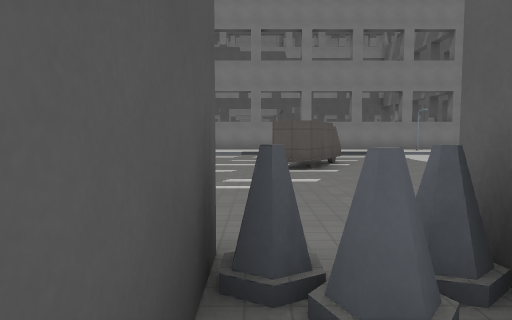
[1] (above)

20 first-person views from a walk through a Godot game level. The camera is 1.5 m above the floor, tilts 4° down and sees 70° across. The floor is counted in squares, 2 m on a side. Each view is taken from the middle of a square. On the plan, view 1 faces up. The plan holds only what a view shows up to about 11 squares ahead; the rest is blank. The place goes on beyond the plan. Flat picture figures and markers are left out. Characters and animated objects are not drawn. Some surface patterns are stand-ins.

[2]
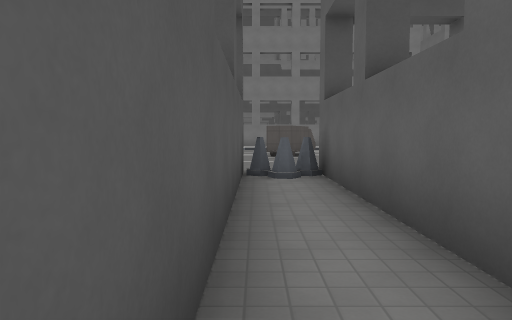

[3]
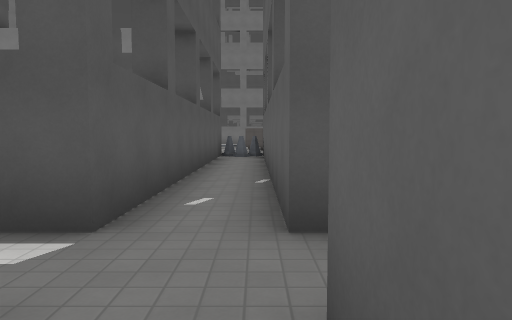

[4]
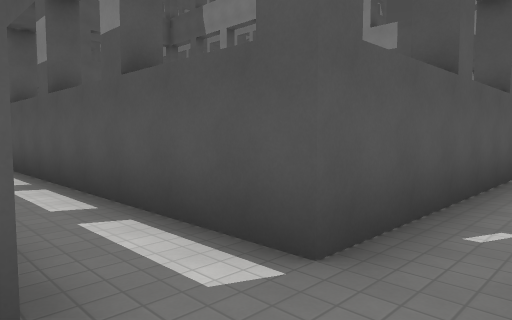

[5]
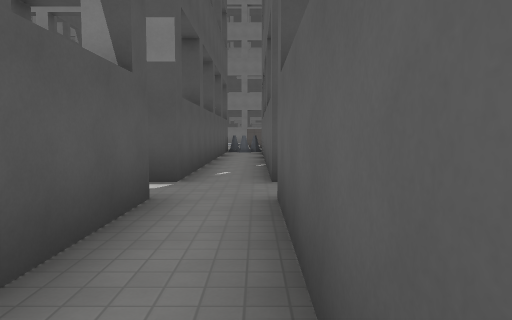

[6]
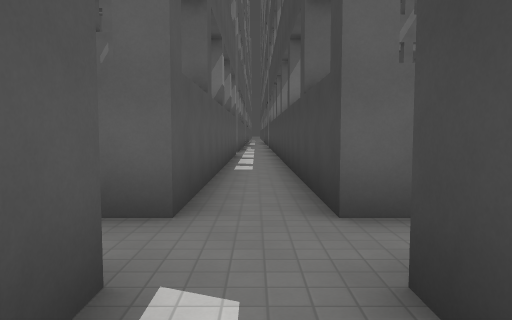

[7]
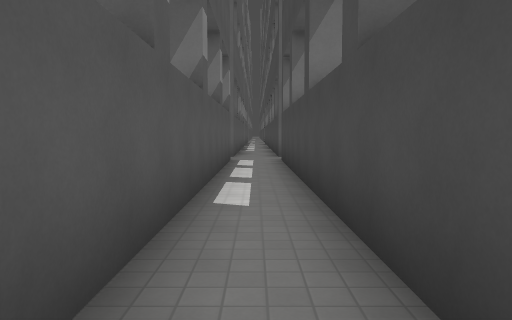

[8]
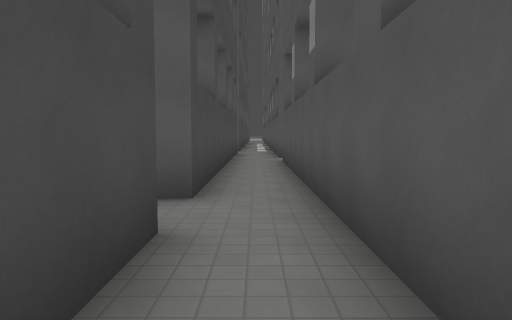

[9]
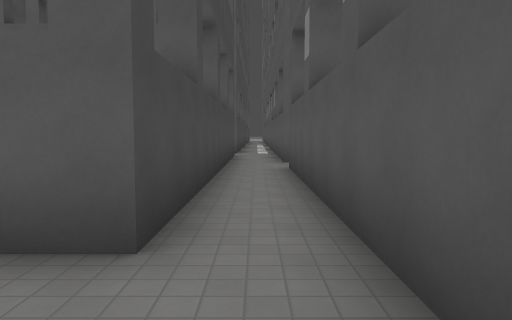

[10]
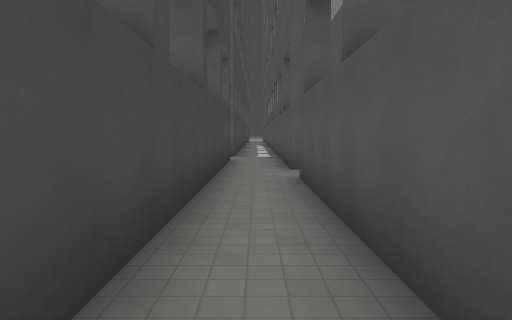

[11]
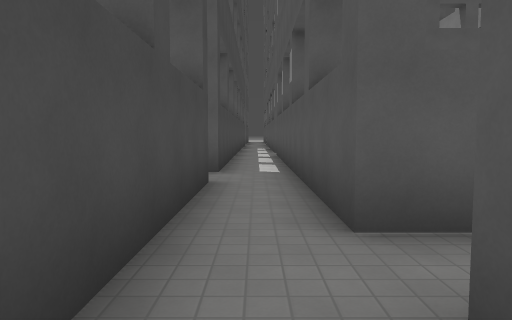

[12]
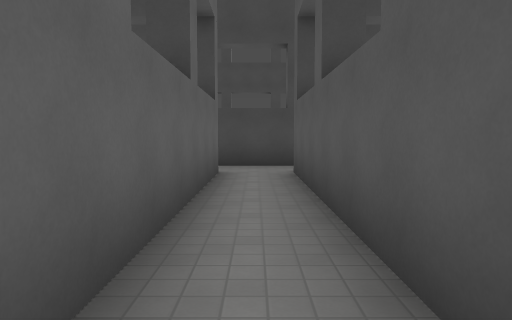

[13]
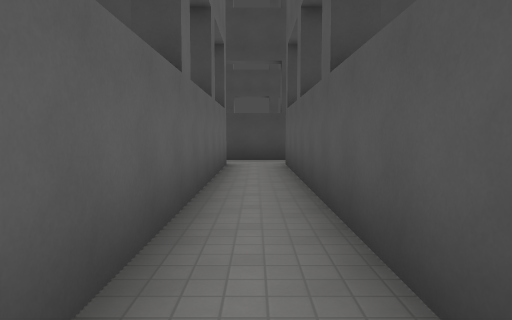

[14]
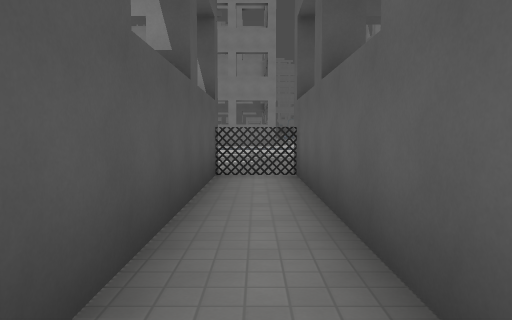

[15]
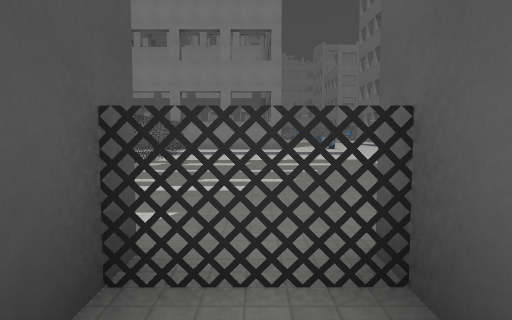

[16]
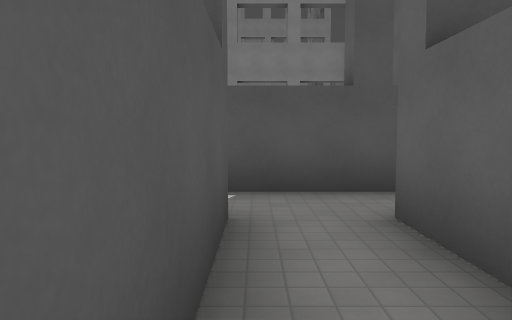

[17]
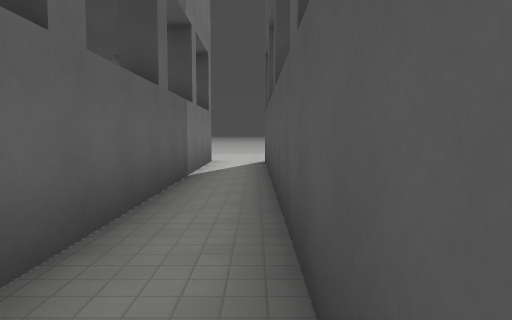

[18]
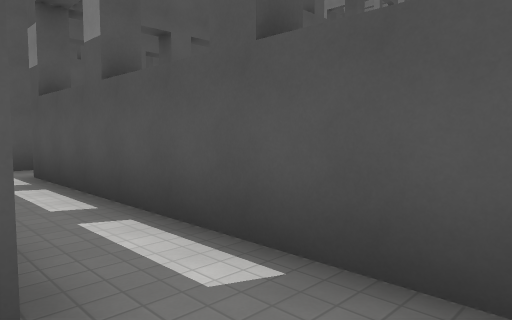

[19]
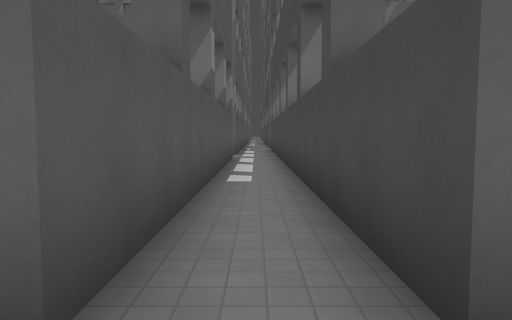

[20]
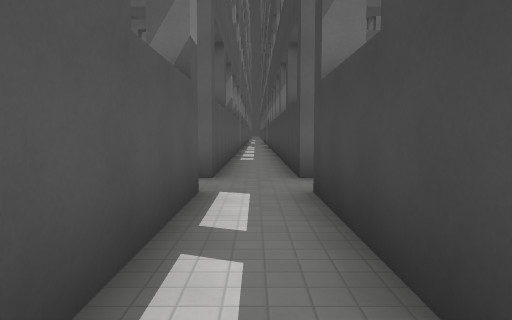

### Floor plan
Key: @ floor where view 1 was taken; # wall or solid block; . main floor; - floor 0.25 m lower than the main floor; T truck; B building.
Columns run from 27 left of view 1 to 7 right of it. Each row starts with its distance up from view 1.
 11      -------              -- T-
 10      -------              -- T--
  9      ------               --T---
  8      ------               ------
  7       -----               -----
  6       -----               ----
  5       .....               ....
  4        ...                 ..
  3        ...                 ..
  2        B##                ###
  1        #.#                #..
  0        #.#                #@.
 -1        #.#                #..
 -2        #.#                #..
 -3        #.#                #..
 -4        #.#                #..
 -5        #.#                #..
 -6        #.#                #..
 -7        #.#                #..
 -8 ########.##################..B#####
 -9 ...................................
-10 ###..#########B..#########B..######
-11   #..                      ..#
-12   #..                      ..#
-13   #..                      ..#
-14   #..                       .#

Positions as (right, up) in squares from view 1, and headings:
1: (0, 0), facing up
2: (0, -5), facing up
3: (1, -11), facing up
4: (1, -10), facing up-left
5: (1, -14), facing up
6: (-2, -9), facing right
7: (-11, -9), facing right
8: (-8, -9), facing left
9: (-10, -9), facing left
10: (-12, -9), facing left
11: (-17, -9), facing left
12: (-19, -1), facing down
13: (-19, 1), facing down
14: (-19, -5), facing up
15: (-19, 0), facing up
16: (-24, -13), facing up
17: (-24, -10), facing down
18: (-23, -10), facing up-left
19: (0, -9), facing right
20: (-5, -9), facing right
